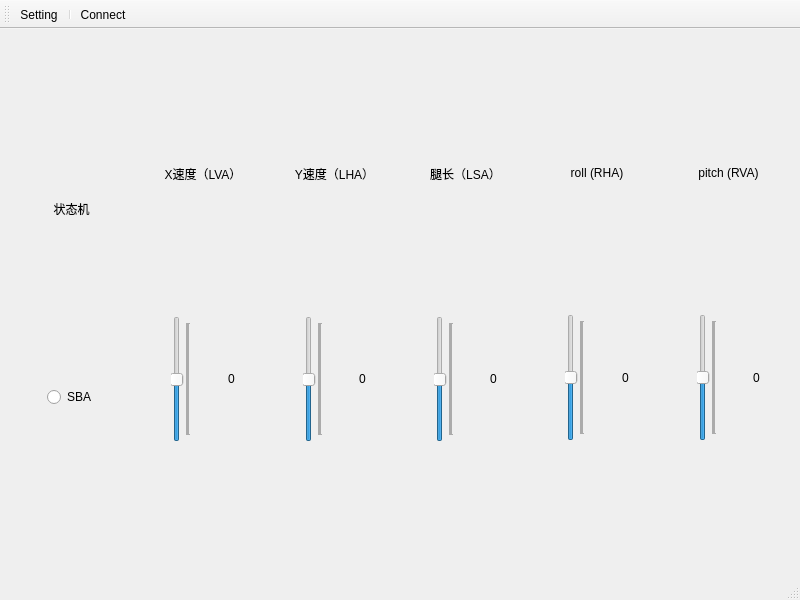
<?xml version="1.0" encoding="UTF-8"?>
<ui version="4.0">
 <class>MainWindow</class>
 <widget class="QMainWindow" name="MainWindow">
  <property name="geometry">
   <rect>
    <x>0</x>
    <y>0</y>
    <width>800</width>
    <height>600</height>
   </rect>
  </property>
  <property name="windowTitle">
   <string>RC</string>
  </property>
  <widget class="QWidget" name="centralwidget">
   <layout class="QHBoxLayout" name="horizontalLayout_2" stretch="1,1,1,1,1,1">
    <item>
     <layout class="QVBoxLayout" name="verticalLayout">
      <item>
       <layout class="QVBoxLayout" name="verticalLayout_8" stretch="0,0,0,0,0">
        <property name="bottomMargin">
         <number>0</number>
        </property>
        <item>
         <spacer name="verticalSpacer">
          <property name="orientation">
           <enum>Qt::Vertical</enum>
          </property>
          <property name="sizeHint" stdset="0">
           <size>
            <width>20</width>
            <height>40</height>
           </size>
          </property>
         </spacer>
        </item>
        <item>
         <widget class="QLabel" name="label">
          <property name="text">
           <string>状态机</string>
          </property>
          <property name="alignment">
           <set>Qt::AlignCenter</set>
          </property>
         </widget>
        </item>
        <item>
         <spacer name="verticalSpacer_2">
          <property name="orientation">
           <enum>Qt::Vertical</enum>
          </property>
          <property name="sizeHint" stdset="0">
           <size>
            <width>20</width>
            <height>40</height>
           </size>
          </property>
         </spacer>
        </item>
        <item>
         <layout class="QHBoxLayout" name="horizontalLayout">
          <property name="bottomMargin">
           <number>0</number>
          </property>
          <item>
           <spacer name="horizontalSpacer">
            <property name="orientation">
             <enum>Qt::Horizontal</enum>
            </property>
            <property name="sizeHint" stdset="0">
             <size>
              <width>40</width>
              <height>20</height>
             </size>
            </property>
           </spacer>
          </item>
          <item>
           <widget class="QRadioButton" name="SBA">
            <property name="text">
             <string>SBA</string>
            </property>
           </widget>
          </item>
          <item>
           <spacer name="horizontalSpacer_2">
            <property name="orientation">
             <enum>Qt::Horizontal</enum>
            </property>
            <property name="sizeHint" stdset="0">
             <size>
              <width>40</width>
              <height>20</height>
             </size>
            </property>
           </spacer>
          </item>
         </layout>
        </item>
        <item>
         <spacer name="verticalSpacer_3">
          <property name="orientation">
           <enum>Qt::Vertical</enum>
          </property>
          <property name="sizeHint" stdset="0">
           <size>
            <width>20</width>
            <height>40</height>
           </size>
          </property>
         </spacer>
        </item>
       </layout>
      </item>
     </layout>
    </item>
    <item>
     <layout class="QVBoxLayout" name="verticalLayout_4">
      <item>
       <spacer name="verticalSpacer_6">
        <property name="orientation">
         <enum>Qt::Vertical</enum>
        </property>
        <property name="sizeHint" stdset="0">
         <size>
          <width>20</width>
          <height>40</height>
         </size>
        </property>
       </spacer>
      </item>
      <item>
       <widget class="QLabel" name="label_2">
        <property name="text">
         <string>X速度（LVA）</string>
        </property>
        <property name="alignment">
         <set>Qt::AlignCenter</set>
        </property>
       </widget>
      </item>
      <item>
       <spacer name="verticalSpacer_4">
        <property name="orientation">
         <enum>Qt::Vertical</enum>
        </property>
        <property name="sizeHint" stdset="0">
         <size>
          <width>20</width>
          <height>40</height>
         </size>
        </property>
       </spacer>
      </item>
      <item>
       <layout class="QHBoxLayout" name="horizontalLayout_3">
        <item>
         <spacer name="horizontalSpacer_4">
          <property name="orientation">
           <enum>Qt::Horizontal</enum>
          </property>
          <property name="sizeHint" stdset="0">
           <size>
            <width>40</width>
            <height>20</height>
           </size>
          </property>
         </spacer>
        </item>
        <item>
         <widget class="QSlider" name="LVA">
          <property name="minimum">
           <number>-1000</number>
          </property>
          <property name="maximum">
           <number>1000</number>
          </property>
          <property name="orientation">
           <enum>Qt::Vertical</enum>
          </property>
          <property name="tickPosition">
           <enum>QSlider::TicksBelow</enum>
          </property>
         </widget>
        </item>
        <item>
         <spacer name="horizontalSpacer_3">
          <property name="orientation">
           <enum>Qt::Horizontal</enum>
          </property>
          <property name="sizeHint" stdset="0">
           <size>
            <width>40</width>
            <height>20</height>
           </size>
          </property>
         </spacer>
        </item>
        <item>
         <widget class="QLabel" name="lva_val">
          <property name="text">
           <string>0</string>
          </property>
          <property name="alignment">
           <set>Qt::AlignCenter</set>
          </property>
         </widget>
        </item>
        <item>
         <spacer name="horizontalSpacer_5">
          <property name="orientation">
           <enum>Qt::Horizontal</enum>
          </property>
          <property name="sizeHint" stdset="0">
           <size>
            <width>40</width>
            <height>20</height>
           </size>
          </property>
         </spacer>
        </item>
       </layout>
      </item>
      <item>
       <spacer name="verticalSpacer_5">
        <property name="orientation">
         <enum>Qt::Vertical</enum>
        </property>
        <property name="sizeHint" stdset="0">
         <size>
          <width>20</width>
          <height>40</height>
         </size>
        </property>
       </spacer>
      </item>
     </layout>
    </item>
    <item>
     <layout class="QVBoxLayout" name="verticalLayout_5">
      <item>
       <spacer name="verticalSpacer_7">
        <property name="orientation">
         <enum>Qt::Vertical</enum>
        </property>
        <property name="sizeHint" stdset="0">
         <size>
          <width>20</width>
          <height>40</height>
         </size>
        </property>
       </spacer>
      </item>
      <item>
       <widget class="QLabel" name="label_3">
        <property name="text">
         <string>Y速度（LHA）</string>
        </property>
        <property name="alignment">
         <set>Qt::AlignCenter</set>
        </property>
       </widget>
      </item>
      <item>
       <spacer name="verticalSpacer_8">
        <property name="orientation">
         <enum>Qt::Vertical</enum>
        </property>
        <property name="sizeHint" stdset="0">
         <size>
          <width>20</width>
          <height>40</height>
         </size>
        </property>
       </spacer>
      </item>
      <item>
       <layout class="QHBoxLayout" name="horizontalLayout_4">
        <item>
         <spacer name="horizontalSpacer_6">
          <property name="orientation">
           <enum>Qt::Horizontal</enum>
          </property>
          <property name="sizeHint" stdset="0">
           <size>
            <width>40</width>
            <height>20</height>
           </size>
          </property>
         </spacer>
        </item>
        <item>
         <widget class="QSlider" name="LHA">
          <property name="minimum">
           <number>-1000</number>
          </property>
          <property name="maximum">
           <number>1000</number>
          </property>
          <property name="orientation">
           <enum>Qt::Vertical</enum>
          </property>
          <property name="tickPosition">
           <enum>QSlider::TicksBelow</enum>
          </property>
          <property name="tickInterval">
           <number>0</number>
          </property>
         </widget>
        </item>
        <item>
         <spacer name="horizontalSpacer_7">
          <property name="orientation">
           <enum>Qt::Horizontal</enum>
          </property>
          <property name="sizeHint" stdset="0">
           <size>
            <width>40</width>
            <height>20</height>
           </size>
          </property>
         </spacer>
        </item>
        <item>
         <widget class="QLabel" name="lha_val">
          <property name="text">
           <string>0</string>
          </property>
         </widget>
        </item>
        <item>
         <spacer name="horizontalSpacer_8">
          <property name="orientation">
           <enum>Qt::Horizontal</enum>
          </property>
          <property name="sizeHint" stdset="0">
           <size>
            <width>40</width>
            <height>20</height>
           </size>
          </property>
         </spacer>
        </item>
       </layout>
      </item>
      <item>
       <spacer name="verticalSpacer_9">
        <property name="orientation">
         <enum>Qt::Vertical</enum>
        </property>
        <property name="sizeHint" stdset="0">
         <size>
          <width>20</width>
          <height>40</height>
         </size>
        </property>
       </spacer>
      </item>
     </layout>
    </item>
    <item>
     <layout class="QVBoxLayout" name="verticalLayout_6">
      <property name="bottomMargin">
       <number>0</number>
      </property>
      <item>
       <spacer name="verticalSpacer_10">
        <property name="orientation">
         <enum>Qt::Vertical</enum>
        </property>
        <property name="sizeHint" stdset="0">
         <size>
          <width>20</width>
          <height>40</height>
         </size>
        </property>
       </spacer>
      </item>
      <item>
       <widget class="QLabel" name="label_4">
        <property name="text">
         <string>腿长（LSA）</string>
        </property>
        <property name="alignment">
         <set>Qt::AlignCenter</set>
        </property>
       </widget>
      </item>
      <item>
       <spacer name="verticalSpacer_11">
        <property name="orientation">
         <enum>Qt::Vertical</enum>
        </property>
        <property name="sizeHint" stdset="0">
         <size>
          <width>20</width>
          <height>40</height>
         </size>
        </property>
       </spacer>
      </item>
      <item>
       <layout class="QHBoxLayout" name="horizontalLayout_5">
        <item>
         <spacer name="horizontalSpacer_9">
          <property name="orientation">
           <enum>Qt::Horizontal</enum>
          </property>
          <property name="sizeHint" stdset="0">
           <size>
            <width>40</width>
            <height>20</height>
           </size>
          </property>
         </spacer>
        </item>
        <item>
         <widget class="QSlider" name="LSA">
          <property name="minimum">
           <number>-1000</number>
          </property>
          <property name="maximum">
           <number>1000</number>
          </property>
          <property name="orientation">
           <enum>Qt::Vertical</enum>
          </property>
          <property name="tickPosition">
           <enum>QSlider::TicksBelow</enum>
          </property>
         </widget>
        </item>
        <item>
         <spacer name="horizontalSpacer_10">
          <property name="orientation">
           <enum>Qt::Horizontal</enum>
          </property>
          <property name="sizeHint" stdset="0">
           <size>
            <width>40</width>
            <height>20</height>
           </size>
          </property>
         </spacer>
        </item>
        <item>
         <widget class="QLabel" name="lsa_val">
          <property name="text">
           <string>0</string>
          </property>
         </widget>
        </item>
        <item>
         <spacer name="horizontalSpacer_11">
          <property name="orientation">
           <enum>Qt::Horizontal</enum>
          </property>
          <property name="sizeHint" stdset="0">
           <size>
            <width>40</width>
            <height>20</height>
           </size>
          </property>
         </spacer>
        </item>
       </layout>
      </item>
      <item>
       <spacer name="verticalSpacer_12">
        <property name="orientation">
         <enum>Qt::Vertical</enum>
        </property>
        <property name="sizeHint" stdset="0">
         <size>
          <width>20</width>
          <height>40</height>
         </size>
        </property>
       </spacer>
      </item>
     </layout>
    </item>
    <item>
     <layout class="QVBoxLayout" name="verticalLayout_7">
      <property name="bottomMargin">
       <number>0</number>
      </property>
      <item>
       <spacer name="verticalSpacer_13">
        <property name="orientation">
         <enum>Qt::Vertical</enum>
        </property>
        <property name="sizeHint" stdset="0">
         <size>
          <width>20</width>
          <height>40</height>
         </size>
        </property>
       </spacer>
      </item>
      <item>
       <widget class="QLabel" name="label_5">
        <property name="text">
         <string>roll (RHA)</string>
        </property>
        <property name="alignment">
         <set>Qt::AlignCenter</set>
        </property>
       </widget>
      </item>
      <item>
       <spacer name="verticalSpacer_14">
        <property name="orientation">
         <enum>Qt::Vertical</enum>
        </property>
        <property name="sizeHint" stdset="0">
         <size>
          <width>20</width>
          <height>40</height>
         </size>
        </property>
       </spacer>
      </item>
      <item>
       <layout class="QHBoxLayout" name="horizontalLayout_6">
        <item>
         <spacer name="horizontalSpacer_12">
          <property name="orientation">
           <enum>Qt::Horizontal</enum>
          </property>
          <property name="sizeHint" stdset="0">
           <size>
            <width>40</width>
            <height>20</height>
           </size>
          </property>
         </spacer>
        </item>
        <item>
         <widget class="QSlider" name="RHA">
          <property name="minimum">
           <number>-1000</number>
          </property>
          <property name="maximum">
           <number>1000</number>
          </property>
          <property name="orientation">
           <enum>Qt::Vertical</enum>
          </property>
          <property name="tickPosition">
           <enum>QSlider::TicksBelow</enum>
          </property>
         </widget>
        </item>
        <item>
         <spacer name="horizontalSpacer_13">
          <property name="orientation">
           <enum>Qt::Horizontal</enum>
          </property>
          <property name="sizeHint" stdset="0">
           <size>
            <width>40</width>
            <height>20</height>
           </size>
          </property>
         </spacer>
        </item>
        <item>
         <widget class="QLabel" name="rha_val">
          <property name="text">
           <string>0</string>
          </property>
         </widget>
        </item>
        <item>
         <spacer name="horizontalSpacer_14">
          <property name="orientation">
           <enum>Qt::Horizontal</enum>
          </property>
          <property name="sizeHint" stdset="0">
           <size>
            <width>40</width>
            <height>20</height>
           </size>
          </property>
         </spacer>
        </item>
       </layout>
      </item>
      <item>
       <spacer name="verticalSpacer_15">
        <property name="orientation">
         <enum>Qt::Vertical</enum>
        </property>
        <property name="sizeHint" stdset="0">
         <size>
          <width>20</width>
          <height>40</height>
         </size>
        </property>
       </spacer>
      </item>
     </layout>
    </item>
    <item>
     <layout class="QVBoxLayout" name="verticalLayout_9">
      <property name="bottomMargin">
       <number>0</number>
      </property>
      <item>
       <spacer name="verticalSpacer_16">
        <property name="orientation">
         <enum>Qt::Vertical</enum>
        </property>
        <property name="sizeHint" stdset="0">
         <size>
          <width>20</width>
          <height>40</height>
         </size>
        </property>
       </spacer>
      </item>
      <item>
       <widget class="QLabel" name="label_6">
        <property name="text">
         <string>pitch (RVA)</string>
        </property>
        <property name="alignment">
         <set>Qt::AlignCenter</set>
        </property>
       </widget>
      </item>
      <item>
       <spacer name="verticalSpacer_17">
        <property name="orientation">
         <enum>Qt::Vertical</enum>
        </property>
        <property name="sizeHint" stdset="0">
         <size>
          <width>20</width>
          <height>40</height>
         </size>
        </property>
       </spacer>
      </item>
      <item>
       <layout class="QHBoxLayout" name="horizontalLayout_7">
        <item>
         <spacer name="horizontalSpacer_16">
          <property name="orientation">
           <enum>Qt::Horizontal</enum>
          </property>
          <property name="sizeHint" stdset="0">
           <size>
            <width>40</width>
            <height>20</height>
           </size>
          </property>
         </spacer>
        </item>
        <item>
         <widget class="QSlider" name="RVA">
          <property name="minimum">
           <number>-1000</number>
          </property>
          <property name="maximum">
           <number>1000</number>
          </property>
          <property name="orientation">
           <enum>Qt::Vertical</enum>
          </property>
          <property name="tickPosition">
           <enum>QSlider::TicksBelow</enum>
          </property>
         </widget>
        </item>
        <item>
         <spacer name="horizontalSpacer_15">
          <property name="orientation">
           <enum>Qt::Horizontal</enum>
          </property>
          <property name="sizeHint" stdset="0">
           <size>
            <width>40</width>
            <height>20</height>
           </size>
          </property>
         </spacer>
        </item>
        <item>
         <widget class="QLabel" name="rva_val">
          <property name="text">
           <string>0</string>
          </property>
         </widget>
        </item>
        <item>
         <spacer name="horizontalSpacer_17">
          <property name="orientation">
           <enum>Qt::Horizontal</enum>
          </property>
          <property name="sizeHint" stdset="0">
           <size>
            <width>40</width>
            <height>20</height>
           </size>
          </property>
         </spacer>
        </item>
       </layout>
      </item>
      <item>
       <spacer name="verticalSpacer_18">
        <property name="orientation">
         <enum>Qt::Vertical</enum>
        </property>
        <property name="sizeHint" stdset="0">
         <size>
          <width>20</width>
          <height>40</height>
         </size>
        </property>
       </spacer>
      </item>
     </layout>
    </item>
   </layout>
  </widget>
  <widget class="QStatusBar" name="statusbar"/>
  <widget class="QToolBar" name="toolBar">
   <property name="windowTitle">
    <string>toolBar</string>
   </property>
   <attribute name="toolBarArea">
    <enum>TopToolBarArea</enum>
   </attribute>
   <attribute name="toolBarBreak">
    <bool>false</bool>
   </attribute>
   <addaction name="actionSetting"/>
   <addaction name="separator"/>
   <addaction name="actionConnect"/>
  </widget>
  <action name="actionSetting">
   <property name="icon">
    <iconset resource="images.qrc">
     <normaloff>:/setting.png</normaloff>:/setting.png</iconset>
   </property>
   <property name="text">
    <string>Setting</string>
   </property>
   <property name="toolTip">
    <string>&lt;html&gt;&lt;head/&gt;&lt;body&gt;&lt;p&gt;UDP Setting&lt;/p&gt;&lt;p&gt;&lt;br/&gt;&lt;/p&gt;&lt;/body&gt;&lt;/html&gt;</string>
   </property>
  </action>
  <action name="actionConnect">
   <property name="icon">
    <iconset resource="images.qrc">
     <normaloff>:/connect.png</normaloff>:/connect.png</iconset>
   </property>
   <property name="text">
    <string>Connect</string>
   </property>
   <property name="toolTip">
    <string>conncet</string>
   </property>
  </action>
 </widget>
 <resources>
  <include location="images.qrc"/>
 </resources>
 <connections/>
</ui>
